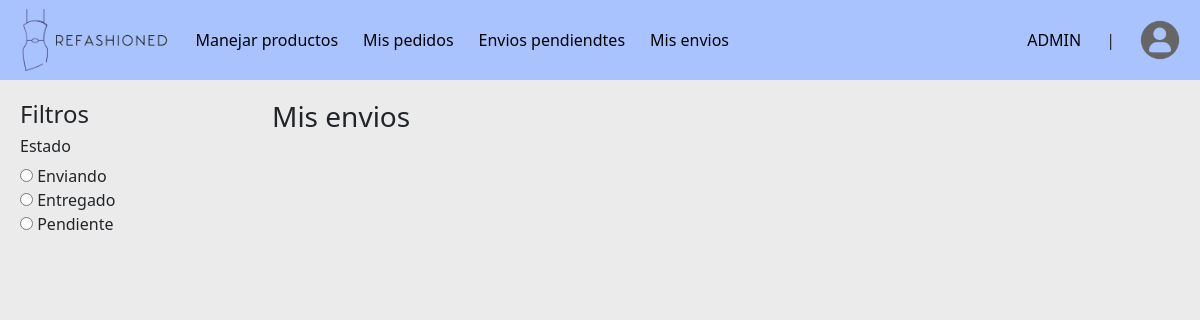
Before: /shipments (signed in) with the older database file.
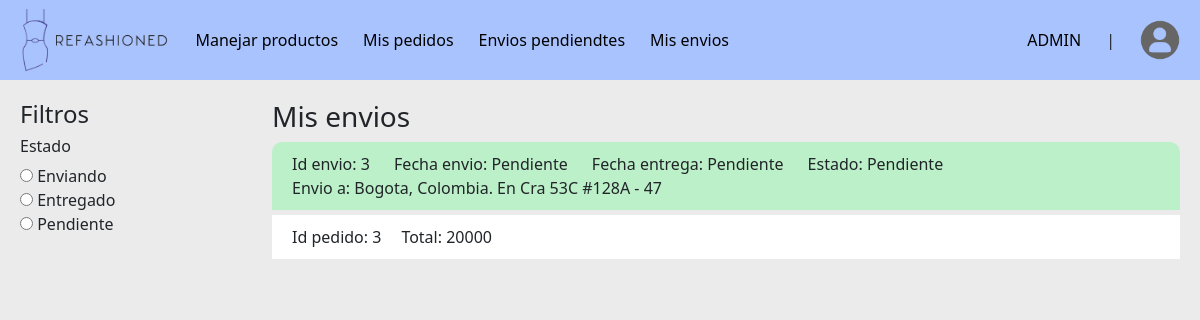
After: the same page with the newer database file.
### tables this page shows
CREATE TABLE envios(
        id_envio INTEGER PRIMARY KEY AUTOINCREMENT,
        fecha_envio TEXT NOT NULL,
        fecha_entrega TEXT NOT NULL,
        estado_envio TEXT NOT NULL,
        direccion_id_direccion INTEGER NOT NULL,
        FOREIGN KEY(direccion_id_direccion) REFERENCES direcciones(id_direccion)
        );

CREATE TABLE direcciones(
        id_direccion INTEGER PRIMARY KEY AUTOINCREMENT,
        pais TEXT NOT NULL,
        ciudad TEXT NOT NULL,
        departamento TEXT NOT NULL,
        codigo_postal INTEGER NOT NULL,
        direccion TEXT NOT NULL,
        complemento TEXT NOT NULL,
        persona_id_persona INTEGER NOT NULL,
        FOREIGN KEY(persona_id_persona) REFERENCES personas(id_persona)
        );

CREATE TABLE pedidos(
        id_pedido INTEGER PRIMARY KEY AUTOINCREMENT,
        fecha_pedido TEXT NOT NULL,
        total_pedido INTEGER NOT NULL,
        persona_id_persona INTEGER NOT NULL,
        envio_id_envio INTEGER NOT NULL,
        FOREIGN KEY(persona_id_persona) REFERENCES personas(id_persona),
        FOREIGN KEY(envio_id_envio) REFERENCES envios(id_envio)
        );

### main.py (the view)
@app.route('/shipments')
def shipments():
    orders = person_cont.formatPedidos(db_controller.get_pedidos_by_id_persona(session['user_id']))
    adresses = person_cont.formatDirecciones(db_controller.get_direccion_by_id_persona(session['user_id']))
    shipments = person_cont.formatEnvios(db_controller.get_envios_by_id_persona(session['user_id']))
    return render_template('shipments.html', shipments = shipments, orders = orders, adress = adresses[0])

### data_controllers/person_controller.py (called while the page is built)
def formatDirecciones(adresses):
    direcciones = []
    for direccion in adresses:
        direccion = {
            "id_direccion": direccion[0],
            "pais": direccion[1],
            "ciudad": direccion[2],
            "departamento": direccion[3],
            "codigo_postal": direccion[4],
            "direccion": direccion[5],
            "complemento": direccion[6],
            "persona_id_persona": direccion[7]
        }
        direcciones.append(direccion)
    return direcciones

def formatPedidos(orders):
    pedidos = []
    for pedido in orders:
        pedido = {
            "id_pedido": pedido[0],
            "fecha_pedido": pedido[1],
            "total_pedido": pedido[2],
            "persona_id_persona": pedido[3],
            "envio_id_envio": pedido[4]
        }
        pedidos.append(pedido)
    return pedidos

def formatEnvios(shipments):
    envios = []
    for envio in shipments:
        envio = {
            "id_envio": envio[0],
            "fecha_envio": envio[1],
            "fecha_entrega": envio[2],
            "estado_envio": envio[3],
            "direccion_id_direccion": envio[4]
        }
        envios.append(envio)
    return envios

### templates/shipments.html (shortened to what this page needs)
{% extends 'home.html' %}
{% block content %}
    <div class="container-page">
        <aside class="aside-left">
            <h4>Filtros</h4>
            <h6>Estado</h6>
                <div>
                    <input type="radio" name="estado" id=""> <label for="">Enviando</label>
                </div>
                <div>
                    <input type="radio" name="estado" id=""> <label for="">Entregado</label>
                </div>
                <div>
                    <input type="radio" name="estado" id=""> <label for="">Pendiente</label>
                </div>
        </aside>
        <main class="main-page">
            <h3>Mis envios</h3>
            <div class="div-shipments">
                <div class="shipment">
                    {% for shipment in shipments %}
                        <div class="shipment-header">
                            <label>Id envio: {{shipment.id_envio}}</label>
                            <label>Fecha envio: {{shipment.fecha_envio}}</label>
                            <label>Fecha entrega: {{shipment.fecha_entrega}}</label>
                            <label>Estado: {{shipment.estado_envio}}</label>
                            <label>Envio a: {{adress.ciudad}}, {{adress.pais}}. En {{adress.direccion}}</label>
                        </div>
                        {% for order in orders %}
                            {% if order.envio_id_envio == shipment.id_envio %}
                                <div class="order">
                                    <p>Id pedido: {{order.id_pedido}}</p>
                                    <p>Total: {{order.total_pedido}}</p>
                                </div>
                            {% endif %}
                        {% endfor %}
                {% endfor %}
                </div>
            </div>
        </main>
    </div>
{% endblock %}

Changed rows visible on the page:
added envios: id_envio "3", fecha_envio "Pendiente", fecha_entrega "Pendiente", estado_envio "Pendiente"
now on this page (row edited): direcciones: ciudad "Bogota", pais "Colombia", direccion "Cra 53C #128A - 47"
added pedidos: id_pedido "3", total_pedido "20000"
